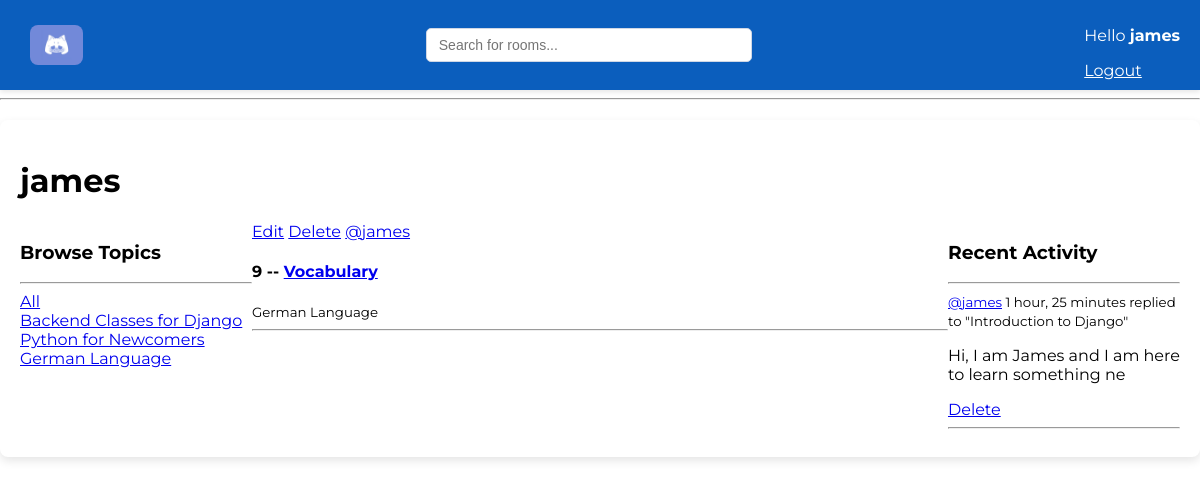
/profile/2/ (signed in), run on the app's committed database.
### base/models.py (models this page shows, shortened)
class Topic(models.Model):
    name = models.CharField(max_length=200)

class Room(models.Model):
    host = models.ForeignKey(User, on_delete=models.SET_NULL, null=True)
    topic = models.ForeignKey(Topic, on_delete=models.SET_NULL, null=True)
    name = models.CharField(max_length=200)
    description = models.TextField(null=True, blank=True)
    participants = models.ManyToManyField(User, related_name="participants", blank=True)
    updated = models.DateTimeField(auto_now=True)
    created = models.DateTimeField(auto_now_add=True)
    class Meta:
        ordering = ["-updated", "-created"]
    def __str__(self):
        return self.name

class Message(models.Model):
    user = models.ForeignKey(User, on_delete=models.CASCADE)
    room = models.ForeignKey(Room, on_delete=models.CASCADE)
    body = models.TextField()
    updated = models.DateTimeField(auto_now=True)
    created = models.DateTimeField(auto_now_add=True)
    class Meta:
        ordering = ["-updated", "-created"]
    def __str__(self):
        return self.body[0:50]

### base/views.py (the view)
# urls.py: path('profile/<str:pk>/', views.userProfile, name='user-profile'),
def userProfile(request, pk):
    user = User.objects.get(id=pk)
    rooms = user.room_set.all()  # Rooms created by the user
    room_messages = user.message_set.all()  # Messages sent by the user
    topics = Topic.objects.all()
    context = {"user":user, "rooms": rooms, "room_messages":room_messages, "topics":topics}
    return render(request, 'base/profile.html', context)

### base/templates/base/profile.html (shortened to what this page needs)
{% extends "main.html" %}
{% block content %}
<h1>{{ user.username }}</h1>
<div class="profile-container">
    <div>
        {% include "base/topics_component.html" %}
    </div>
    <div>
        {% include "base/feed_component.html" %}
    </div>
    <div>
        {% include "base/activity_component.html" %}
    </div>
</div>
{% endblock content %}

### templates/navbar.html
{% load static %}
<div class="navbar-container">
  <a href="/">
    <div class="logo-container">
      <img src="{% static 'images/logo.jpg' %}" alt="App Logo" class="logo">
    </div>
  </a>
  <form action='{% url "home" %}' method="GET">
    <input type="text" name="q" placeholder="Search for rooms..." id="navbar-search"/>
  </form>
  <div class="login-button">
    {% if request.user.is_authenticated %}
    <p>Hello <span id="hello-user">{{request.user}}</span></p>
    <a href='{% url "logout" %}' id="logout-link">Logout</a>
    {% else %}
    <a href='{% url "login" %}' id="login-link">Login</a>
    {% endif %}
  </div>
</div>
<hr />

### base/templates/base/topics_component.html
<h3>Browse Topics</h3>
<hr>
<a href={% url "home"  %}>All</a>
{% for topic in topics  %}
<div>
    <a href='{% url "home"  %}?q={{topic.name}}'>{{topic.name}}</a>
</div>
{% endfor %}

### base/templates/base/feed_component.html
<div>
    {% for room in rooms %}
    <div>
        {% if request.user == room.host %}
        <a href='{% url "update-room" room.id %}'>Edit</a>
        <a href='{% url "delete-room" room.id %}'>Delete</a>
        {% endif %}
        <a href='{% url "user-profile" room.host.id %}'>@{{room.host.username}}</a>
        <h4>{{room.id}} -- <a href='{% url "room" room.id %}'>{{room.name}}</a></h4>
        <small>{{room.topic.name}}</small>
        <hr>
    </div>
    {% endfor %}
</div>

### base/templates/base/activity_component.html
<h3>Recent Activity</h3>
<hr>
{% for message in room_messages %}
<div>
    <small>
        <a href="{% url 'user-profile' message.user.id %}">@{{message.user}}</a>
        {{message.created|timesince}}
    </small>
    <small>replied to "{{message.room}}"</small>
    <p>{{message}}</p>
    {% if request.user == message.user %}
    <a href="{% url 'delete-message' message.id %}">Delete</a>
    {% endif %}
    <hr>
</div>
{% endfor %}

### static/styles/main.css (style rules this page uses)
body { font-family: "Montserrat", serif; font-optical-sizing: auto; font-style: normal; margin: 0; padding: 0; }
.navbar-container { background-color: #0b5ebd; padding: 10px 20px; display: flex; justify-content: space-between; align-items: center; box-shadow: 0 2px 5px rgba(0, 0, 0, 0.1); }
#navbar-search { width: 300px; padding: 8px 12px; border: 1px solid #d0d7e5; border-radius: 5px; font-size: 14px; outline: none; transition: border-color 0.3s ease, box-shadow 0.3s ease; }
#hello-user { font-weight: bold; }
.login-button { display:grid; color: #ffffff; }
#logout-link { color: #ffffff; }
.logo-container { display: flex; align-items: center; padding: 10px; }
.logo { height: 40px; border-radius: 8px; }

### base/templates/base/profile.html (style rules this page uses)
.profile-container { display: grid; grid-template-columns: 1fr 3fr 1fr; }

### data on the page
Topic: name "Backend Classes for Django"
Topic: name "Python for Newcomers"
Topic: name "German Language"
Room: shows "Edit", host.username "james", id "9", name "Vocabulary", topic.name "German Language"
Message: user "james", created "1 hour, 25 minutes", room "Introduction to Django", body "Hi, I am James and I am here to learn something ne", shows "Delete"

### other printed values
{{ request.user }} "james"
{{ user.username }} "james"
